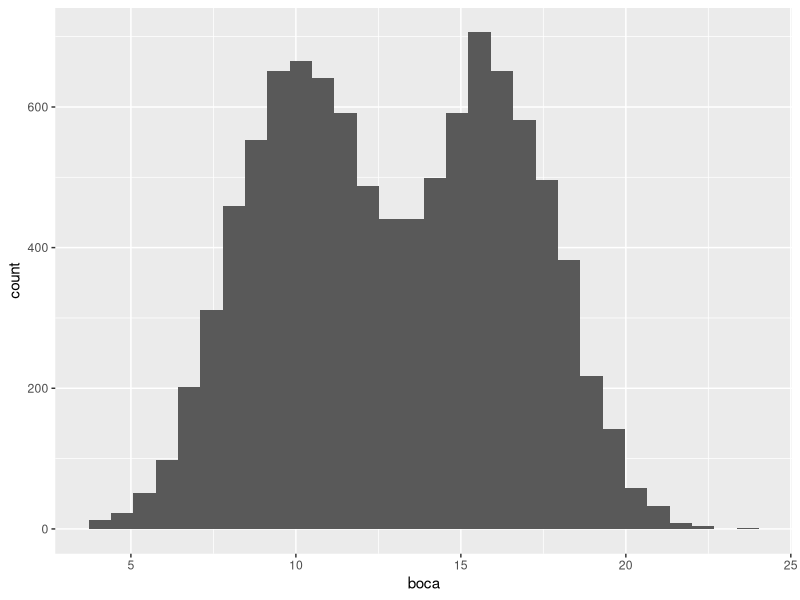
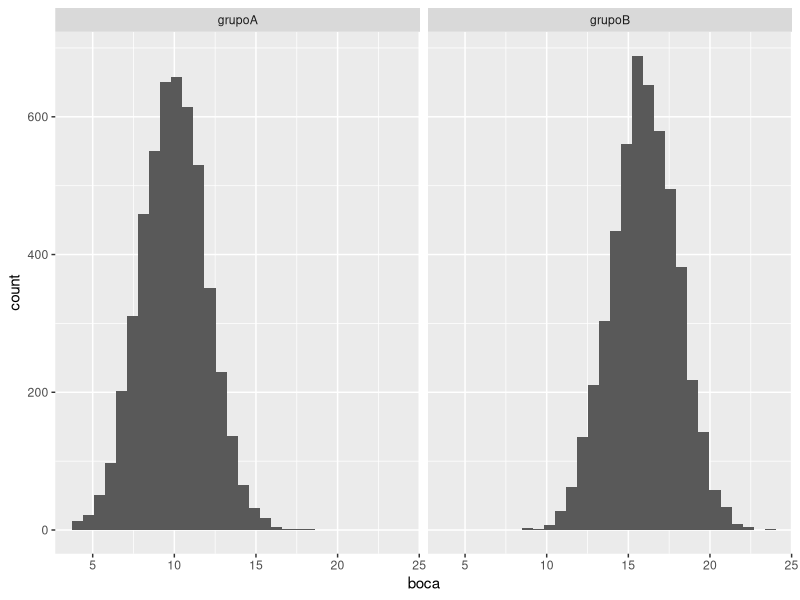
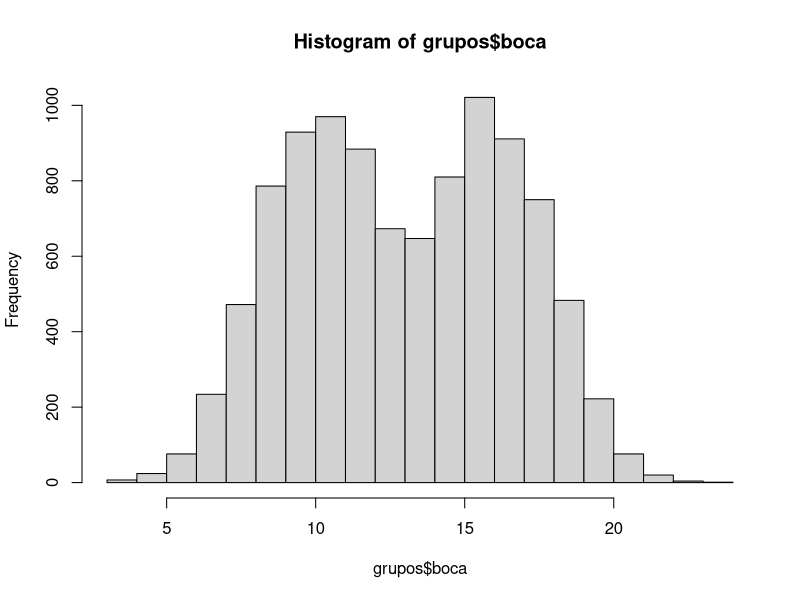
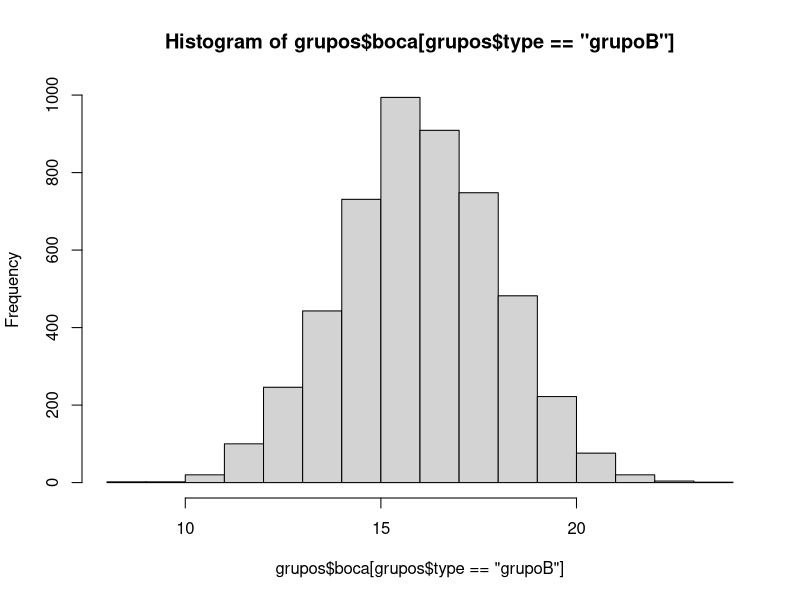
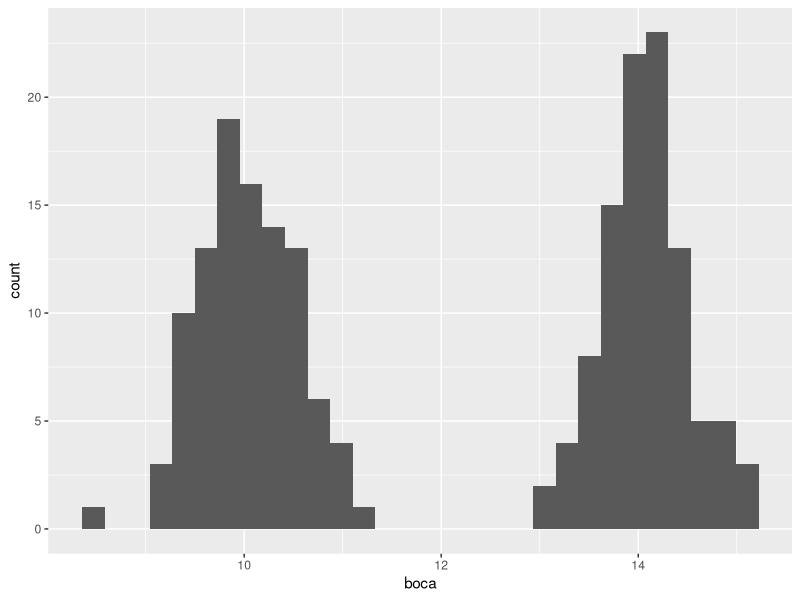
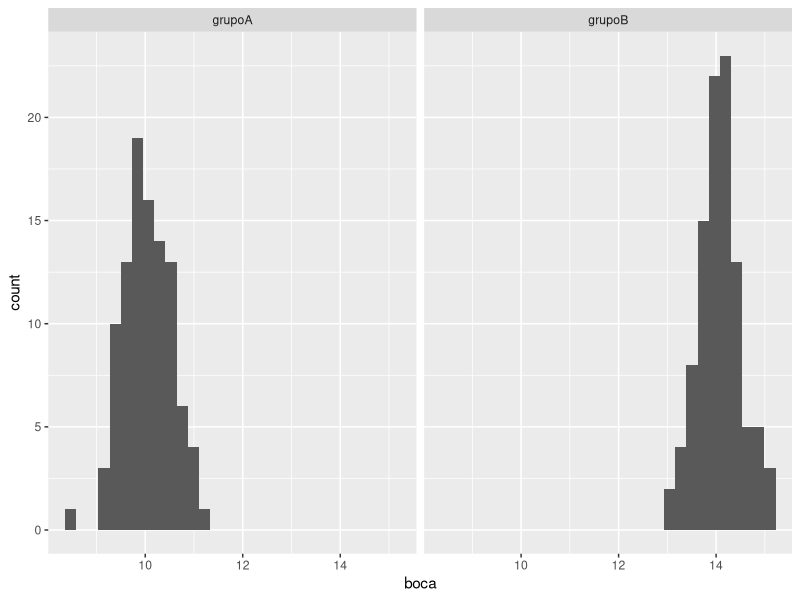
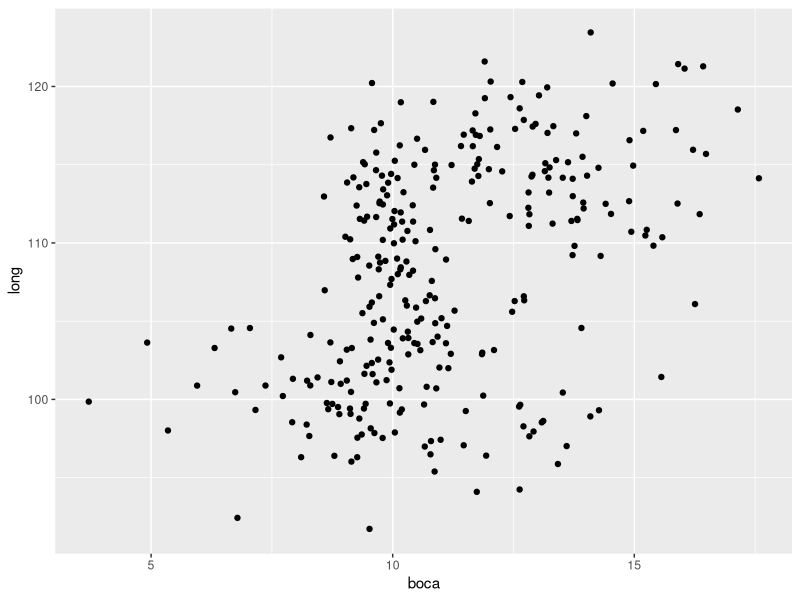
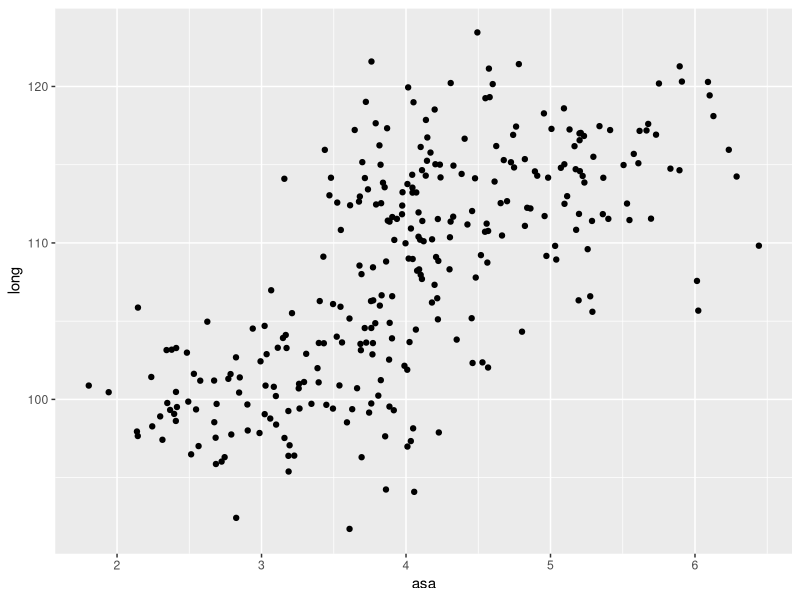

Write the R code that produced these figures, in order.
# sesión del 16/11/15

library(ggplot2)
grupoA <- data.frame(boca=rnorm(5000,10,2))
grupoA$type='grupoA'
grupoB <- data.frame(boca=rnorm(5000,16,2))
grupoB$type='grupoB'

grupos <- rbind(grupoA, grupoB)
# histograma general
ggplot(grupos, aes(x=boca)) + geom_histogram()
# histograma distinto para cada tipo    
ggplot(grupos, aes(x=boca)) + geom_histogram() + facet_grid(~type)
#Sin ggplot
hist(grupos$boca)
#Para separar los resultados de cada grupo
hist(grupos$boca [grupos$type == "grupoB"] )
# mismo experimento, 4 veces menos desv. standard    
grupoA <- data.frame(boca=rnorm(100,10,0.5))
grupoA$type='grupoA'
grupoB <- data.frame(boca=rnorm(100,14,0.5))
grupoB$type='grupoB'

grupos <- rbind(grupoA, grupoB)
# histograma general
ggplot(grupos, aes(x=boca)) + geom_histogram()
# histograma distinto para cada tipo    
ggplot(grupos, aes(x=boca)) + geom_histogram() + facet_grid(~type)

#n sirve para darle un valor único sin necesidad de volverlo a escribir
n=100
grupoA<- data.frame(boca=rnorm(n,10,2), asa=rnorm(n,3,0.5), base=rnorm(n, 4.5, 0.3), long=rnorm(n,100,3), tipo='A')

# comprobar que no hay negativos (si sale algún TRUE entonces hay negativos
grupoA$boca<0

grupoB<- data.frame(boca=rnorm(n,13,1.5), asa=rnorm(n,5,0.6), base=rnorm(n, 5, 0.1), long=rnorm(n,115,4), tipo='B')

grupoC<- data.frame(boca=rnorm(n,10,0.5), asa=rnorm(n,4,0.3), base=rnorm(n, 5.5, 0.5), long=rnorm(n,110,4.5), tipo='C')

# rbind solo une dos grupos, tenemos que crear un nuevo grupo ejemplo para agregar el tercero
myData <- rbind(grupoA, grupoB)
myData <- rbind(myData, grupoC)

# EDA
ggplot(myData, aes(x=boca, y=long)) + geom_point()
ggplot(myData, aes(x=asa, y=long)) + geom_point()

# correlaciones para ver si los distintos parámetros son independientes (lo son si el valor se acerca a 0)
cor(myData$boca, myData$long)


# ejemplos de correlaciones
foo <- rnorm(1000,170,10)
bar <- foo-100
plot(foo,bar)
cor(foo,bar)

bar <- foo-rnorm(1000,100,30)
plot(bar,foo)
cor(foo,bar)

# correlacion inversa
bar <- -foo
cor(foo,bar)

# test kolmogorov-smirnof para ver si 2 muestras fueron generadas por la misma distribución estadística
medieval <- rnorm(100, 20, 2)
romano <- rnorm(100,5,0.3)
ks.test(medieval, romano)

